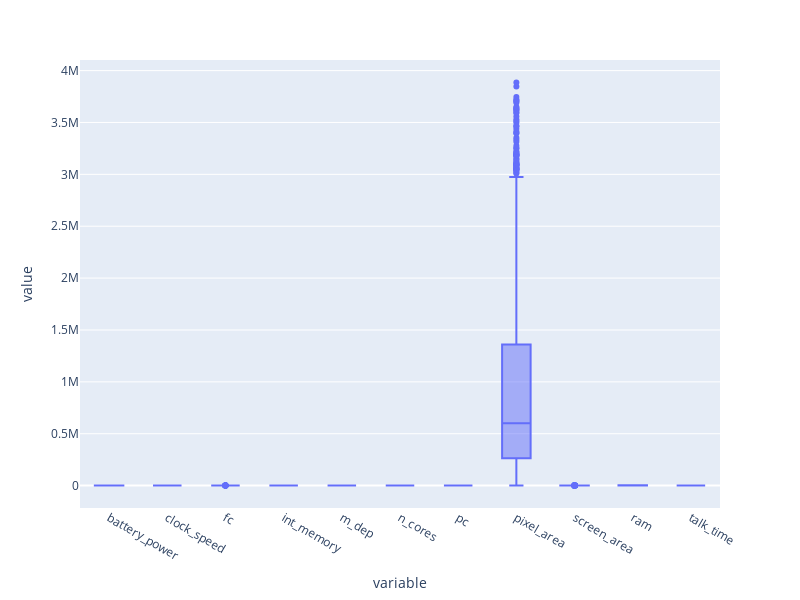

Source (notebook cell):
### Code cell
columns1 = [['battery_power', 'clock_speed', 'fc', 'int_memory', 'm_dep', 'n_cores', 'pc', 'pixel_area', 'screen_area', 'ram', 'talk_time']]
check_outliers(columns1, df)

### Figure 1 — Plotly figure (JSON) as saved in the notebook; plotly's stock layout.template omitted (floating-point values rounded to 4 significant figures; data arrays with more than 128 entries replaced by an {"elided": "..."} marker saying what was removed)
{"data": [{"alignmentgroup": "True", "hovertemplate": "variable=%{x}<br>value=%{y}<extra></extra>", "legendgroup": "", "marker": {"color": "#636efa"}, "name": "", "notched": false, "offsetgroup": "", "orientation": "v", "showlegend": false, "type": "box", "x": {"elided": "22000 str values"}, "x0": " ", "xaxis": "x", "y": {"elided": "22000 float values"}, "y0": " ", "yaxis": "y"}], "layout": {"boxmode": "group", "height": 600, "legend": {"tracegroupgap": 0}, "margin": {"t": 60}, "width": 800, "xaxis": {"anchor": "y", "domain": [0, 1], "title": {"text": "variable"}}, "yaxis": {"anchor": "x", "domain": [0, 1], "title": {"text": "value"}}}}
